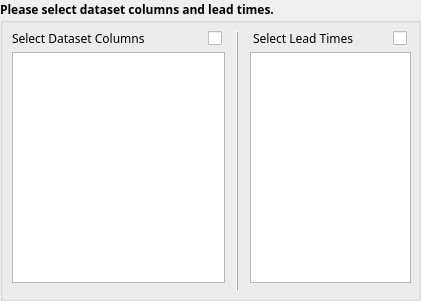
    <widget class="QGroupBox" name="groupBox_predict_dl">
     <property name="geometry">
      <rect>
       <x>930</x>
       <y>323</y>
       <width>421</width>
       <height>301</height>
      </rect>
     </property>
     <property name="font">
      <font>
       <family>돋움</family>
       <pointsize>9</pointsize>
       <weight>75</weight>
       <bold>true</bold>
      </font>
     </property>
     <property name="title">
      <string>Please select dataset columns and lead times.</string>
     </property>
     <widget class="QLabel" name="label_109">
      <property name="geometry">
       <rect>
        <x>253</x>
        <y>30</y>
        <width>111</width>
        <height>16</height>
       </rect>
      </property>
      <property name="font">
       <font>
        <family>돋움</family>
        <pointsize>9</pointsize>
        <weight>50</weight>
        <bold>false</bold>
       </font>
      </property>
      <property name="text">
       <string>Select Lead Times</string>
      </property>
     </widget>
     <widget class="QLabel" name="label_108">
      <property name="enabled">
       <bool>true</bool>
      </property>
      <property name="geometry">
       <rect>
        <x>12</x>
        <y>30</y>
        <width>141</width>
        <height>16</height>
       </rect>
      </property>
      <property name="font">
       <font>
        <family>돋움</family>
        <pointsize>9</pointsize>
        <weight>50</weight>
        <bold>false</bold>
       </font>
      </property>
      <property name="text">
       <string>Select Dataset Columns</string>
      </property>
     </widget>
     <widget class="QListView" name="tbl_predictDatasetColumn">
      <property name="enabled">
       <bool>true</bool>
      </property>
      <property name="geometry">
       <rect>
        <x>12</x>
        <y>52</y>
        <width>213</width>
        <height>231</height>
       </rect>
      </property>
      <property name="font">
       <font>
        <family>굴림</family>
        <pointsize>9</pointsize>
        <weight>50</weight>
        <bold>false</bold>
       </font>
      </property>
     </widget>
     <widget class="QListView" name="tbl_predictDatasetLeadtime">
      <property name="geometry">
       <rect>
        <x>250</x>
        <y>52</y>
        <width>161</width>
        <height>231</height>
       </rect>
      </property>
      <property name="font">
       <font>
        <family>굴림</family>
        <pointsize>9</pointsize>
        <weight>50</weight>
        <bold>false</bold>
       </font>
      </property>
     </widget>
     <widget class="Line" name="line_5">
      <property name="geometry">
       <rect>
        <x>232</x>
        <y>31</y>
        <width>10</width>
        <height>260</height>
       </rect>
      </property>
      <property name="frameShadow">
       <enum>QFrame::Raised</enum>
      </property>
      <property name="orientation">
       <enum>Qt::Vertical</enum>
      </property>
     </widget>
     <widget class="QCheckBox" name="ckb_predictDatasetLeadtime_all">
      <property name="geometry">
       <rect>
        <x>393</x>
        <y>29</y>
        <width>21</width>
        <height>19</height>
       </rect>
      </property>
      <property name="font">
       <font>
        <family>돋움</family>
        <pointsize>7</pointsize>
        <weight>50</weight>
        <bold>false</bold>
       </font>
      </property>
      <property name="text">
       <string/>
      </property>
     </widget>
     <widget class="QCheckBox" name="ckb_predictDatasetItemData_all">
      <property name="geometry">
       <rect>
        <x>208</x>
        <y>29</y>
        <width>21</width>
        <height>19</height>
       </rect>
      </property>
      <property name="font">
       <font>
        <family>돋움</family>
        <pointsize>7</pointsize>
        <weight>50</weight>
        <bold>false</bold>
       </font>
      </property>
      <property name="text">
       <string/>
      </property>
     </widget>
    </widget>
